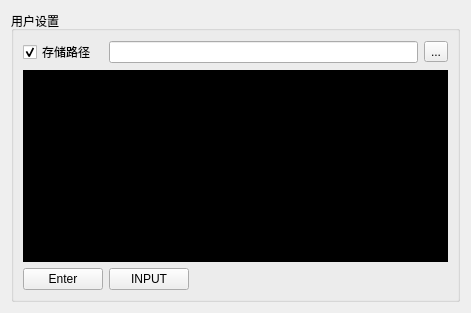
      <widget class="QWidget" name="tab_User">
       <attribute name="title">
        <string>用户设置</string>
       </attribute>
       <layout class="QHBoxLayout" name="horizontalLayout_21">
        <item>
         <widget class="QGroupBox" name="groupBox">
          <property name="title">
           <string>用户设置</string>
          </property>
          <layout class="QGridLayout" name="gridLayout_9">
           <item row="0" column="0">
            <widget class="QCheckBox" name="CB_WorkPath">
             <property name="sizePolicy">
              <sizepolicy hsizetype="Fixed" vsizetype="Fixed">
               <horstretch>0</horstretch>
               <verstretch>0</verstretch>
              </sizepolicy>
             </property>
             <property name="text">
              <string>存储路径</string>
             </property>
             <property name="checked">
              <bool>true</bool>
             </property>
            </widget>
           </item>
           <item row="0" column="1" colspan="2">
            <widget class="QLineEdit" name="LE_WorkPath">
             <property name="sizePolicy">
              <sizepolicy hsizetype="Preferred" vsizetype="Fixed">
               <horstretch>0</horstretch>
               <verstretch>0</verstretch>
              </sizepolicy>
             </property>
            </widget>
           </item>
           <item row="0" column="3">
            <widget class="QToolButton" name="PB_WorkPath">
             <property name="sizePolicy">
              <sizepolicy hsizetype="Fixed" vsizetype="Fixed">
               <horstretch>0</horstretch>
               <verstretch>0</verstretch>
              </sizepolicy>
             </property>
             <property name="text">
              <string>...</string>
             </property>
            </widget>
           </item>
           <item row="1" column="0" colspan="4">
            <widget class="QTextBrowser" name="CMD_TERMINAL">
             <property name="sizePolicy">
              <sizepolicy hsizetype="Preferred" vsizetype="Preferred">
               <horstretch>0</horstretch>
               <verstretch>0</verstretch>
              </sizepolicy>
             </property>
             <property name="palette">
              <palette>
               <active>
                <colorrole role="WindowText">
                 <brush brushstyle="SolidPattern">
                  <color alpha="255">
                   <red>255</red>
                   <green>255</green>
                   <blue>255</blue>
                  </color>
                 </brush>
                </colorrole>
                <colorrole role="Button">
                 <brush brushstyle="SolidPattern">
                  <color alpha="255">
                   <red>0</red>
                   <green>0</green>
                   <blue>0</blue>
                  </color>
                 </brush>
                </colorrole>
                <colorrole role="Light">
                 <brush brushstyle="SolidPattern">
                  <color alpha="255">
                   <red>0</red>
                   <green>0</green>
                   <blue>0</blue>
                  </color>
                 </brush>
                </colorrole>
                <colorrole role="Midlight">
                 <brush brushstyle="SolidPattern">
                  <color alpha="255">
                   <red>0</red>
                   <green>0</green>
                   <blue>0</blue>
                  </color>
                 </brush>
                </colorrole>
                <colorrole role="Dark">
                 <brush brushstyle="SolidPattern">
                  <color alpha="255">
                   <red>0</red>
                   <green>0</green>
                   <blue>0</blue>
                  </color>
                 </brush>
                </colorrole>
                <colorrole role="Mid">
                 <brush brushstyle="SolidPattern">
                  <color alpha="255">
                   <red>0</red>
                   <green>0</green>
                   <blue>0</blue>
                  </color>
                 </brush>
                </colorrole>
                <colorrole role="Text">
                 <brush brushstyle="SolidPattern">
                  <color alpha="255">
                   <red>255</red>
                   <green>255</green>
                   <blue>255</blue>
                  </color>
                 </brush>
                </colorrole>
                <colorrole role="BrightText">
                 <brush brushstyle="SolidPattern">
                  <color alpha="255">
                   <red>255</red>
                   <green>255</green>
                   <blue>255</blue>
                  </color>
                 </brush>
                </colorrole>
                <colorrole role="ButtonText">
                 <brush brushstyle="SolidPattern">
                  <color alpha="255">
                   <red>255</red>
                   <green>255</green>
                   <blue>255</blue>
                  </color>
                 </brush>
                </colorrole>
                <colorrole role="Base">
                 <brush brushstyle="SolidPattern">
                  <color alpha="255">
                   <red>0</red>
                   <green>0</green>
                   <blue>0</blue>
                  </color>
                 </brush>
                </colorrole>
                <colorrole role="Window">
                 <brush brushstyle="SolidPattern">
                  <color alpha="255">
                   <red>0</red>
                   <green>0</green>
                   <blue>0</blue>
                  </color>
                 </brush>
                </colorrole>
                <colorrole role="Shadow">
                 <brush brushstyle="SolidPattern">
                  <color alpha="255">
                   <red>0</red>
                   <green>0</green>
                   <blue>0</blue>
                  </color>
                 </brush>
                </colorrole>
                <colorrole role="AlternateBase">
                 <brush brushstyle="SolidPattern">
                  <color alpha="255">
                   <red>0</red>
                   <green>0</green>
                   <blue>0</blue>
                  </color>
                 </brush>
                </colorrole>
                <colorrole role="ToolTipBase">
                 <brush brushstyle="SolidPattern">
                  <color alpha="255">
                   <red>255</red>
                   <green>255</green>
                   <blue>220</blue>
                  </color>
                 </brush>
                </colorrole>
                <colorrole role="ToolTipText">
                 <brush brushstyle="SolidPattern">
                  <color alpha="255">
                   <red>0</red>
                   <green>0</green>
                   <blue>0</blue>
                  </color>
                 </brush>
                </colorrole>
               </active>
               <inactive>
                <colorrole role="WindowText">
                 <brush brushstyle="SolidPattern">
                  <color alpha="255">
                   <red>255</red>
                   <green>255</green>
                   <blue>255</blue>
                  </color>
                 </brush>
                </colorrole>
                <colorrole role="Button">
                 <brush brushstyle="SolidPattern">
                  <color alpha="255">
                   <red>0</red>
                   <green>0</green>
                   <blue>0</blue>
                  </color>
                 </brush>
                </colorrole>
                <colorrole role="Light">
                 <brush brushstyle="SolidPattern">
                  <color alpha="255">
                   <red>0</red>
                   <green>0</green>
                   <blue>0</blue>
                  </color>
                 </brush>
                </colorrole>
                <colorrole role="Midlight">
                 <brush brushstyle="SolidPattern">
                  <color alpha="255">
                   <red>0</red>
                   <green>0</green>
                   <blue>0</blue>
                  </color>
                 </brush>
                </colorrole>
                <colorrole role="Dark">
                 <brush brushstyle="SolidPattern">
                  <color alpha="255">
                   <red>0</red>
                   <green>0</green>
                   <blue>0</blue>
                  </color>
                 </brush>
                </colorrole>
                <colorrole role="Mid">
                 <brush brushstyle="SolidPattern">
                  <color alpha="255">
                   <red>0</red>
                   <green>0</green>
                   <blue>0</blue>
                  </color>
                 </brush>
                </colorrole>
                <colorrole role="Text">
                 <brush brushstyle="SolidPattern">
                  <color alpha="255">
                   <red>255</red>
                   <green>255</green>
                   <blue>255</blue>
                  </color>
                 </brush>
                </colorrole>
                <colorrole role="BrightText">
                 <brush brushstyle="SolidPattern">
                  <color alpha="255">
                   <red>255</red>
                   <green>255</green>
                   <blue>255</blue>
                  </color>
                 </brush>
                </colorrole>
                <colorrole role="ButtonText">
                 <brush brushstyle="SolidPattern">
                  <color alpha="255">
                   <red>255</red>
                   <green>255</green>
                   <blue>255</blue>
                  </color>
                 </brush>
                </colorrole>
                <colorrole role="Base">
                 <brush brushstyle="SolidPattern">
                  <color alpha="255">
                   <red>0</red>
                   <green>0</green>
                   <blue>0</blue>
                  </color>
                 </brush>
                </colorrole>
                <colorrole role="Window">
                 <brush brushstyle="SolidPattern">
                  <color alpha="255">
                   <red>0</red>
                   <green>0</green>
                   <blue>0</blue>
                  </color>
                 </brush>
                </colorrole>
                <colorrole role="Shadow">
                 <brush brushstyle="SolidPattern">
                  <color alpha="255">
                   <red>0</red>
                   <green>0</green>
                   <blue>0</blue>
                  </color>
                 </brush>
                </colorrole>
                <colorrole role="AlternateBase">
                 <brush brushstyle="SolidPattern">
                  <color alpha="255">
                   <red>0</red>
                   <green>0</green>
                   <blue>0</blue>
                  </color>
                 </brush>
                </colorrole>
                <colorrole role="ToolTipBase">
                 <brush brushstyle="SolidPattern">
                  <color alpha="255">
                   <red>255</red>
                   <green>255</green>
                   <blue>220</blue>
                  </color>
                 </brush>
                </colorrole>
                <colorrole role="ToolTipText">
                 <brush brushstyle="SolidPattern">
                  <color alpha="255">
                   <red>0</red>
                   <green>0</green>
                   <blue>0</blue>
                  </color>
                 </brush>
                </colorrole>
               </inactive>
               <disabled>
                <colorrole role="WindowText">
                 <brush brushstyle="SolidPattern">
                  <color alpha="255">
                   <red>0</red>
                   <green>0</green>
                   <blue>0</blue>
                  </color>
                 </brush>
                </colorrole>
                <colorrole role="Button">
                 <brush brushstyle="SolidPattern">
                  <color alpha="255">
                   <red>0</red>
                   <green>0</green>
                   <blue>0</blue>
                  </color>
                 </brush>
                </colorrole>
                <colorrole role="Light">
                 <brush brushstyle="SolidPattern">
                  <color alpha="255">
                   <red>0</red>
                   <green>0</green>
                   <blue>0</blue>
                  </color>
                 </brush>
                </colorrole>
                <colorrole role="Midlight">
                 <brush brushstyle="SolidPattern">
                  <color alpha="255">
                   <red>0</red>
                   <green>0</green>
                   <blue>0</blue>
                  </color>
                 </brush>
                </colorrole>
                <colorrole role="Dark">
                 <brush brushstyle="SolidPattern">
                  <color alpha="255">
                   <red>0</red>
                   <green>0</green>
                   <blue>0</blue>
                  </color>
                 </brush>
                </colorrole>
                <colorrole role="Mid">
                 <brush brushstyle="SolidPattern">
                  <color alpha="255">
                   <red>0</red>
                   <green>0</green>
                   <blue>0</blue>
                  </color>
                 </brush>
                </colorrole>
                <colorrole role="Text">
                 <brush brushstyle="SolidPattern">
                  <color alpha="255">
                   <red>0</red>
                   <green>0</green>
                   <blue>0</blue>
                  </color>
                 </brush>
                </colorrole>
                <colorrole role="BrightText">
                 <brush brushstyle="SolidPattern">
                  <color alpha="255">
                   <red>255</red>
                   <green>255</green>
                   <blue>255</blue>
                  </color>
                 </brush>
                </colorrole>
                <colorrole role="ButtonText">
                 <brush brushstyle="SolidPattern">
                  <color alpha="255">
                   <red>0</red>
                   <green>0</green>
                   <blue>0</blue>
                  </color>
                 </brush>
                </colorrole>
                <colorrole role="Base">
                 <brush brushstyle="SolidPattern">
                  <color alpha="255">
                   <red>0</red>
                   <green>0</green>
                   <blue>0</blue>
                  </color>
                 </brush>
                </colorrole>
                <colorrole role="Window">
                 <brush brushstyle="SolidPattern">
                  <color alpha="255">
                   <red>0</red>
                   <green>0</green>
                   <blue>0</blue>
                  </color>
                 </brush>
                </colorrole>
                <colorrole role="Shadow">
                 <brush brushstyle="SolidPattern">
                  <color alpha="255">
                   <red>0</red>
                   <green>0</green>
                   <blue>0</blue>
                  </color>
                 </brush>
                </colorrole>
                <colorrole role="AlternateBase">
                 <brush brushstyle="SolidPattern">
                  <color alpha="255">
                   <red>0</red>
                   <green>0</green>
                   <blue>0</blue>
                  </color>
                 </brush>
                </colorrole>
                <colorrole role="ToolTipBase">
                 <brush brushstyle="SolidPattern">
                  <color alpha="255">
                   <red>255</red>
                   <green>255</green>
                   <blue>220</blue>
                  </color>
                 </brush>
                </colorrole>
                <colorrole role="ToolTipText">
                 <brush brushstyle="SolidPattern">
                  <color alpha="255">
                   <red>0</red>
                   <green>0</green>
                   <blue>0</blue>
                  </color>
                 </brush>
                </colorrole>
               </disabled>
              </palette>
             </property>
            </widget>
           </item>
           <item row="2" column="0">
            <widget class="QPushButton" name="CMD_ENTER">
             <property name="text">
              <string>Enter</string>
             </property>
            </widget>
           </item>
           <item row="2" column="1">
            <widget class="QPushButton" name="CMD_INPUT">
             <property name="text">
              <string>INPUT</string>
             </property>
            </widget>
           </item>
           <item row="2" column="2">
            <spacer name="horizontalSpacer_7">
             <property name="orientation">
              <enum>Qt::Horizontal</enum>
             </property>
             <property name="sizeHint" stdset="0">
              <size>
               <width>223</width>
               <height>20</height>
              </size>
             </property>
            </spacer>
           </item>
          </layout>
         </widget>
        </item>
       </layout>
      </widget>
